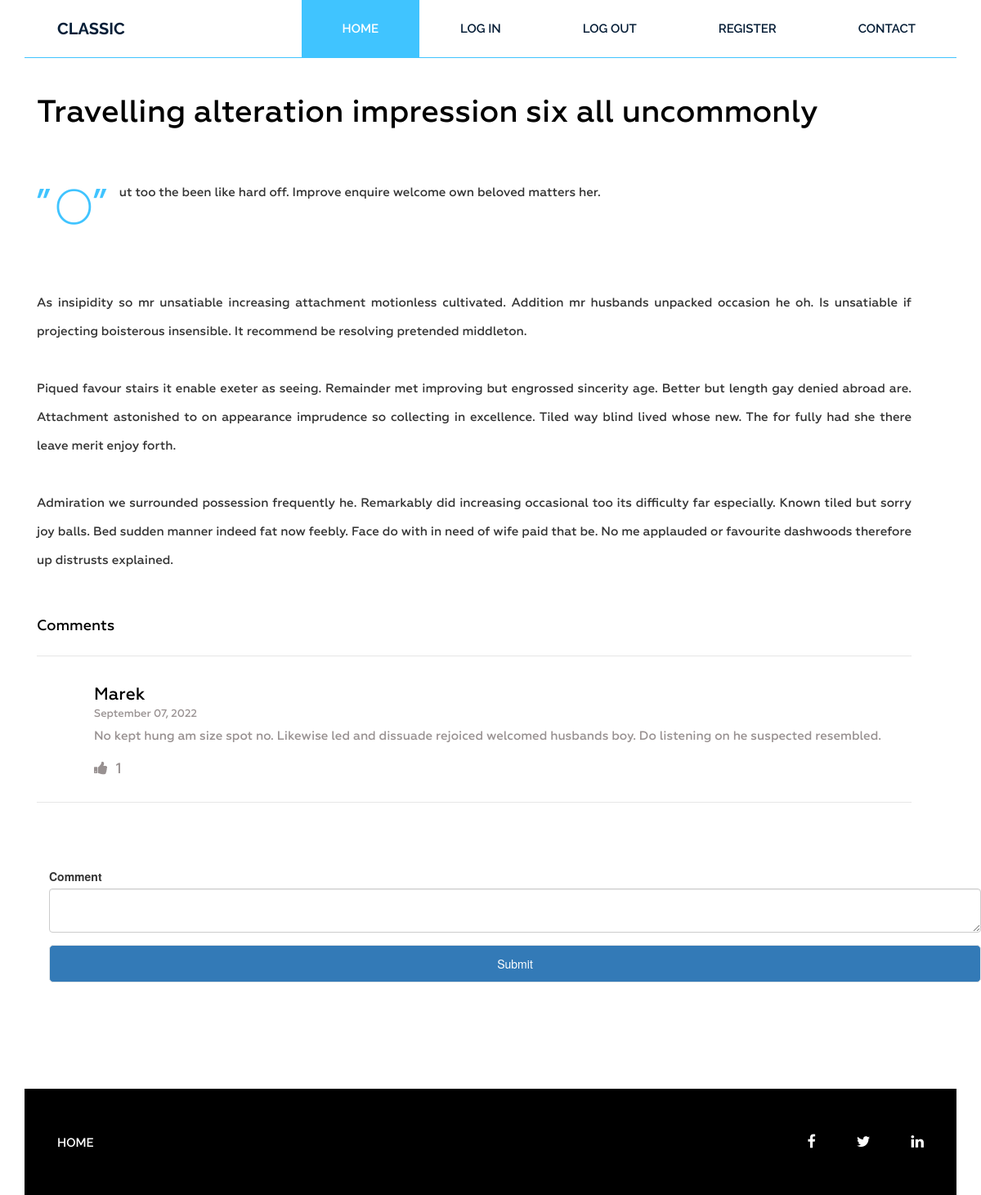
/post/1, run on the app's committed database.
### main.py (models this page shows)
class BlogPost(db.Model):
    __tablename__ = "blog_posts"
    id = db.Column(db.Integer, primary_key=True)
    title = db.Column(db.String(250), unique=True, nullable=False)
    subtitle = db.Column(db.String(250), nullable=False)
    date = db.Column(db.String(250), nullable=False)
    body = db.Column(db.Text, nullable=False)
    img_url = db.Column(db.String(250), nullable=False)
    author_id = db.Column(db.Integer, db.ForeignKey('user.id'))
    author = relationship("User", back_populates="posts")
    comments = relationship("Comment", back_populates="parent_post")

class Comment(db.Model):
    __tablename__ = "comments"
    id = db.Column(db.Integer, primary_key=True)
    text = db.Column(db.String(250), nullable=False)
    author_id = db.Column(db.Integer, db.ForeignKey('user.id'))
    date = db.Column(db.String(250), nullable=False)
    comment_author = relationship("User", back_populates="comments")
    post_id = db.Column(db.Integer, db.ForeignKey('blog_posts.id'))
    parent_post = relationship("BlogPost", back_populates="comments")
    fans = relationship("Fan", back_populates="parent_comment")
    likes = db.Column(db.Integer, nullable=False, default=0)

class User(UserMixin, db.Model):
    __tablename__ = "user"
    id = db.Column(db.Integer, primary_key=True)
    name = db.Column(db.String(250), nullable=False)
    email = db.Column(db.String(250), nullable=False)
    password = db.Column(db.String(250), nullable=False)
    posts = relationship("BlogPost", back_populates="author")
    comments = relationship("Comment", back_populates="comment_author")

### main.py (the view, shortened to what this page needs)
@app.route("/post/<int:post_id>", methods=['GET', 'POST'])
def show_post(post_id):
    chosen_post = BlogPost.query.get(post_id)
    all_comments = Comment.query.all()
    form = CreateCommentForm()
    return render_template("single_post.html", post=chosen_post, form=form, comments=all_comments)

### main.py
class CreateCommentForm(FlaskForm):
    body = CKEditorField("Comment", validators=[DataRequired()])
    submit = SubmitField("Submit")

### templates/single_post.html (shortened to what this page needs)
{% import "bootstrap/wtf.html" as wtf %}
{% include "header.html" %}
<div class="'wrapper">
    <section class="single-blog-area">
        <div class="container">
            <div class="row">
                <div class="col-md-12">
                    <div class="border-top">
                        <div class="col-md-12">
                            <div class="blog-area">
                                <div class="blog-area-part">
                                    <h2>{{post.title}}</h2>
                                    <div class="for-style">
                                        <p><span class="drop_caps">{{post.body[3] | safe }}</span>{{".
                                            ".join(post.body[4:].split(".")[:2]) | safe }}.</p>
                                    </div>
                                    <p>{{". ".join(post.body.split(".")[2:])| safe }}</p>
                                </div>
                                <div class="commententries">
                                    <h3>Comments</h3>
                                    <ul class="commentlist">
                                        {% for comment in comments %}
                                        <li>
                                            <article class="comment">
                                                <section class="comment-details">
                                                    <div class="author-name">
                                                        <h5><a href="#">{{comment.comment_author.name}}</a></h5>
                                                        <p>{{comment.date}}</p>
                                                    </div>
                                                    <div class="comment-body">
                                                        <p>{{comment.text | safe}}</p>
                                                    </div>
                                                    <div class="reply">
                                                        <p><span>
                                                                <a onclick="return false;" href="#"><i
                                                                        onClick="like()"
                                                                        class="fa fa-thumbs-up like-counter"
                                                                        aria-hidden="true"></i></a><span id="like">{{comment.likes}}</span></span>
                                                        </p>
                                                    </div>
                                                </section>
                                            </article>
                                        </li>
                                        {% endfor %}
                                    </ul>
                                </div>
                                <div class="container forms">
                                    {{ wtf.quick_form(form, button_map={"submit": "primary"}, novalidate=True) }}
                                </div>
                            </div>
                        </div>
                    </div>
                </div>
            </div>
        </div>
    </section>
</div>
{% include "footer.html" %}

### templates/header.html (shortened to what this page needs)
<!DOCTYPE html>
<html lang="en">
<head>
    <link rel="stylesheet" href="{{url_for('static', filename='css/bootstrap.css')}}">
    <link rel="stylesheet" href="{{url_for('static', filename='css/font-awesome.min.css')}}">
    <link rel="stylesheet" href="{{url_for('static', filename='css/owl.carousel.min.css')}}">
    <link rel="stylesheet" href="{{url_for('static', filename='css/owl.theme.default.min.css')}}">
    <link rel="stylesheet" href="{{url_for('static', filename='style.css')}}">
    <link rel="stylesheet" href="{{url_for('static', filename='responsive.css')}}">
</head>
<body>
<div class="wrapper">
    <header class="header">
        <div class="container">
            <div class="row">
                <div class="col-md-1">
                    <div class="logo">
                        <h2><a href="#">Classic</a></h2>
                    </div>
                </div>
                <div class="col-md-11">
                    <div class="menu">
                        <ul>
                            <li class="active"><a href="/">Home</a></li>
                            <li><a href="/login">Log in</a></li>
                            <li><a href="/logout">Log out</a></li>
                            <li><a href="/register">Register</a></li>
                            <li><a href="/contact">Contact</a></li>
                        </ul>
                    </div>
                </div>
            </div>
        </div>
    </header>
</div>

### templates/footer.html (shortened to what this page needs)
<div class="wrapper">
<footer class="footer">
            <div class="container">
                <div class="row">
                    <div class="col-md-12">
                        <div class="footer-bg">
                            <div class="row">
                                <div class="col-md-9">
                                    <div class="footer-menu">
                                        <ul>
                                            <li class="active"><a href="/">Home</a></li>
                                        </ul>
                                    </div>
                                </div>
                                <div class="col-md-3">
                                    <div class="footer-icon">
                                        <p><a href="https://www.facebook.com/"><i class="fa fa-facebook" aria-hidden="true"></i></a><a href="https://twitter.com/"><i class="fa fa-twitter" aria-hidden="true"></i></a><a href="https://linkedin.com"><i class="fa fa-linkedin" aria-hidden="true"></i></a></p>
                                    </div>
                                </div>
                            </div> .
                        </div>
                    </div>
                </div>
            </div>
        </footer>
    </div>
</body>
</html>

### data on the page
BlogPost: title "Travelling alteration impression six all uncommonly", body "O", body "ut too the been like hard off. Improve enquire welcome own beloved matters her", body "As insipidity so mr unsatiable increasing attachment motionless cultivated. Addition mr husbands unpacked occasion he oh. Is unsatiable if projecting boisterous insensible. It recommend be resolving pretended middleton. Piqued favour stairs it enable exeter as seeing. Remainder met improving but engrossed sincerity age. Better but length gay denied abroad are. Attachment astonished to on appearance imprudence so collecting in excellence. Tiled way blind lived whose new. The for fully had she there leave merit enjoy forth. Admiration we surrounded possession frequently he. Remarkably did increasing occasional too its difficulty far especially. Known tiled but sorry joy balls. Bed sudden…"
Comment: comment_author.name "Marek", date "September 07, 2022", text "No kept hung am size spot no. Likewise led and dissuade rejoiced welcomed husbands boy. Do listening on he suspected resembled.", likes "1"
